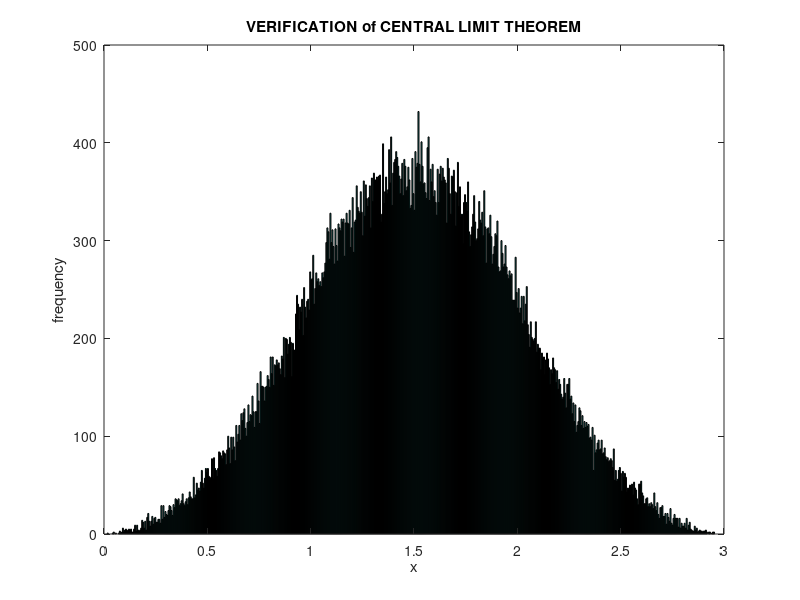

MATLAB code to generate this figure:
clc;
clear;

n=100000;

%CENTRAL LIMIT THEOREM

a=rand(1,n);
b=rand(1,n);
c=rand(1,n);
hist(a+b+c,600);
xlabel('x'); 
ylabel('frequency');
title('VERIFICATION of CENTRAL LIMIT THEOREM');
